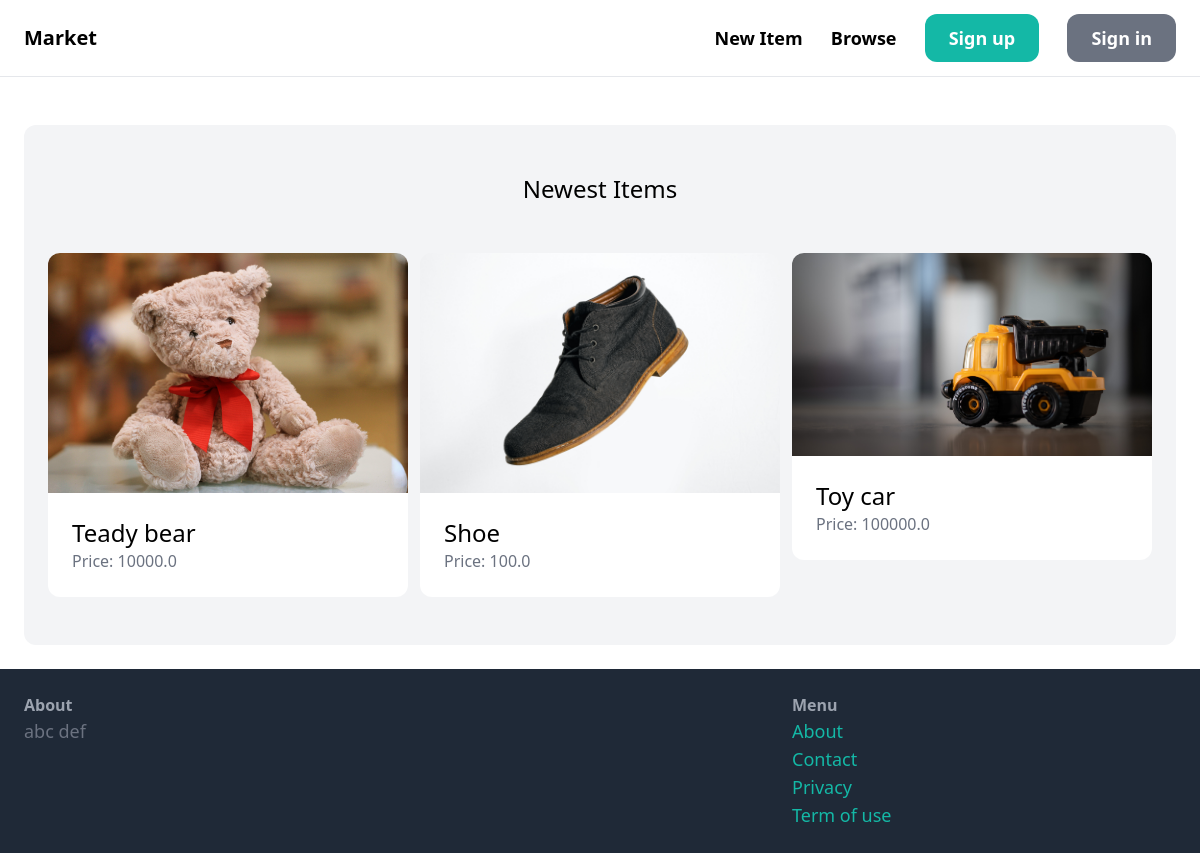
Before: / with the older database file.
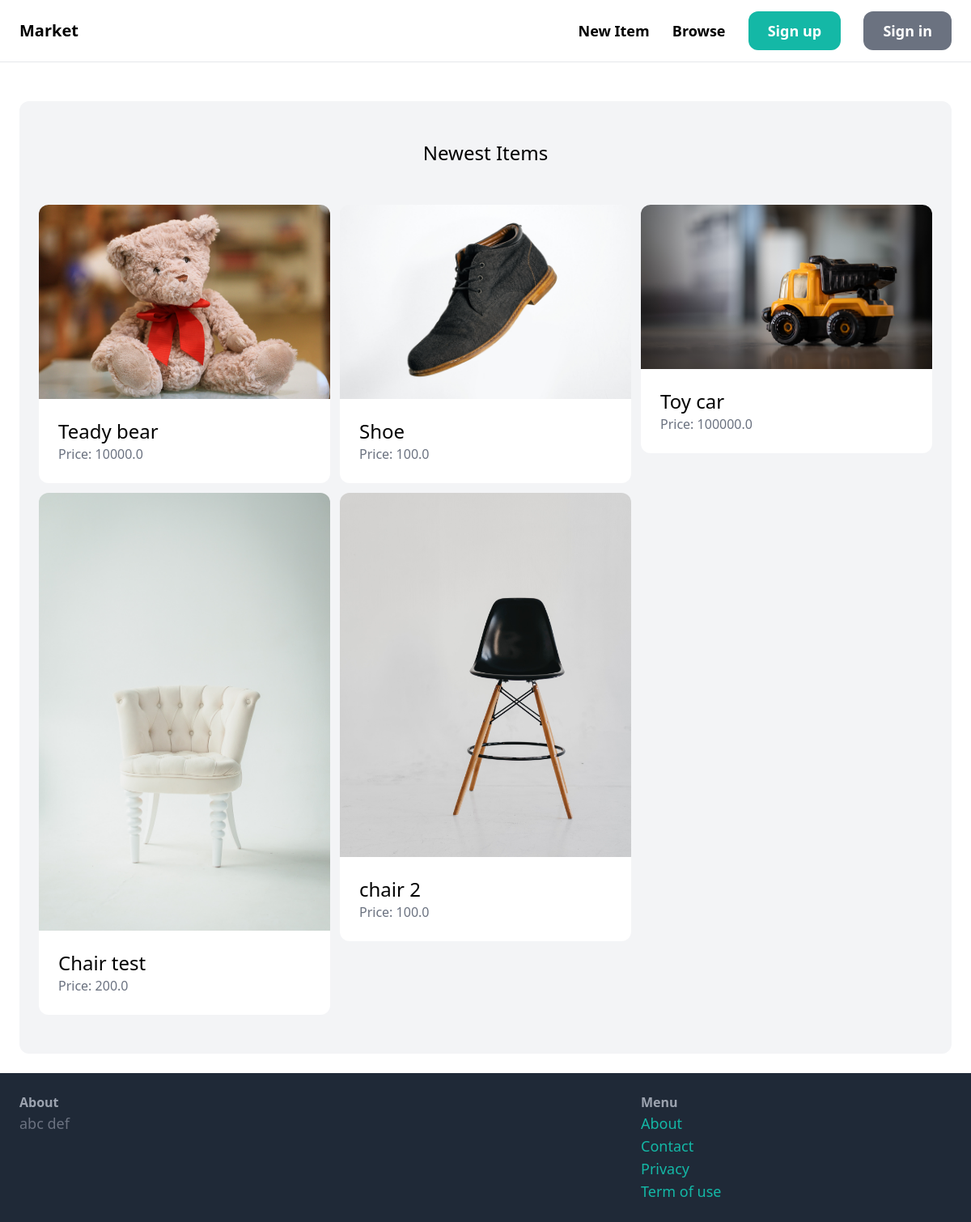
After: the same page with the newer database file.
### item/models.py (models this page shows, shortened)
class Item(models.Model):
    category = models.ForeignKey(Category, related_name='items', on_delete=models.CASCADE)
    name = models.CharField(max_length=255)
    description = models.TextField(blank=True, null=True)
    price = models.FloatField()
    image = models.ImageField(upload_to='item_images', blank=True, null=True)
    is_sold = models.BooleanField(default=False)
    created_by = models.ForeignKey(User, related_name='items', on_delete=models.CASCADE)
    created_at = models.DateTimeField(auto_now_add=True)

### core/views.py (the view)
# urls.py: path('', views.index, name='index'),
def index(request):
    items = Item.objects.filter(is_sold=False)[0:6]
    categories = Category.objects.all()
    return render(request, 'core/index.html', {
        'categories': categories,
        'items': items,
    })

### core/templates/core/index.html (shortened to what this page needs)
{% extends 'core/base.html' %}
{% block content %}
    <div class="mt-6 px-6 py-12 bg-gray-100 rounded-xl">
        <h2 class="mb-12 text-2xl text-center">Newest Items</h2>
        <div class="grid grid-cols-3 gap-3">
            {% for item in items %}
              <div>
                <a href="{% url 'item:detail' item.id %}">
                    <div>
                        <img src="{{ item.image.url }}" class="rounded-t-xl">
                    </div>
                    <div class="p-6 bg-white rounded-b-xl">
                        <h2 class="text-2xl">{{ item.name }}</h2>
                        <p class="text-gray-500">Price: {{ item.price }}</p>
                    </div>
                </a>
              </div>
            {% endfor %}
        </div>
    </div>
{% endblock %}

### core/templates/core/base.html (shortened to what this page needs)
<!DOCTYPE html>
<html>
  <head>
    <script src="https://cdn.tailwindcss.com"></script>
  </head>
  <body>
    <nav class="px-6 py-6 flex justify-between items-center border-b border-gray-200">
      <a href="/" class="text-xl font-semibold">Market</a>
      <div class="space-x-6">
        <a href="{% url 'item:new' %}" class="text-lg font-semibold hover:text-gray-500">New Item</a>
        <a href="#" class="text-lg font-semibold hover:text-gray-500">Browse</a>
        {% if request.user.is_authenticated %}
          <a href="#" class="px-6 py-3 text-lg font-semibold bg-teal-500 text-white rounded-xl hover:bg-teal-700">Inbox</a>
          <a href="#" class="px-6 py-3 text-lg font-semibold bg-gray-500 text-white rounded-xl hover:bg-gray-700">Dashboard</a>
        {% else %}
          <a href="{% url 'core:signup' %}" class="px-6 py-3 text-lg font-semibold bg-teal-500 text-white rounded-xl hover:bg-teal-700">Sign up</a>
          <a href="{% url 'core:login' %}" class="px-6 py-3 text-lg font-semibold bg-gray-500 text-white rounded-xl hover:bg-gray-700">Sign in</a>
        {% endif %}
      </div>
    </nav>
    <div class="px-6 py-6">
      {% block content %}
      {% endblock %}
    </div>
    <footer class="px-6 py-6 flex justify-between bg-gray-800">
      <div>
        <h3 class="mv-5 font-semibold text-gray-400">About</h3>
        <p class="text-lg text-gray-500">abc def</p>
      </div>
      <div class="w-1/3">
        <h3 class="mv-5 font-semibold text-gray-400">Menu</h3>
        <ul>
          <li><a href="#" class="text-lg text-teal-500 hover:text-teal-700">About</a></li>
          <li><a href="{% url 'core:contact' %}" class="text-lg text-teal-500 hover:text-teal-700">Contact</a></li>
          <li><a href="#" class="text-lg text-teal-500 hover:text-teal-700">Privacy</a></li>
          <li><a href="#" class="text-lg text-teal-500 hover:text-teal-700">Term of use</a></li>
        </ul>
      </div>
    </footer>
  </body>
</html>

Changed rows visible on the page:
added Item: image (picture), name "Chair test", price "200.0"
added Item: image (picture), name "chair 2", price "100.0"
